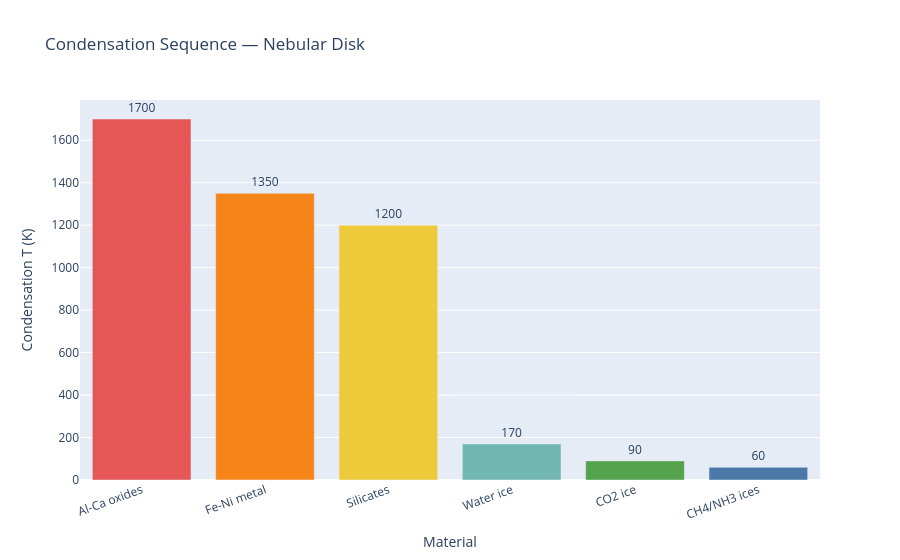

The code cell stored with this chart in its notebook:
### Markdown cell above
## 2. Condensation Sequence

Condensation temperatures for key nebular materials. Controls solid surface density jumps and ice-line positions in `disk-evolution-system`.

### Code cell
materials = ["Al-Ca oxides", "Fe-Ni metal", "Silicates", "Water ice", "CO2 ice", "CH4/NH3 ices"]
temps     = [1700, 1350, 1200, 170, 90, 60]
colors    = ["#e45756","#f58518","#eeca3b","#72b7b2","#54a24b","#4c78a8"]

fig = go.Figure(go.Bar(x=materials, y=temps, marker_color=colors, text=temps, textposition='outside'))
fig.update_layout(title="Condensation Sequence — Nebular Disk",
                  xaxis_title="Material", yaxis_title="Condensation T (K)")
fig.update_xaxes(tickangle=-20)
fig.show()

### Figure 1 — Plotly figure (JSON) as saved in the notebook; plotly's stock layout.template omitted (floating-point values rounded to 4 significant figures)
{"data": [{"marker": {"color": ["#e45756", "#f58518", "#eeca3b", "#72b7b2", "#54a24b", "#4c78a8"]}, "text": ["1700", "1350", "1200", "170", "90", "60"], "textposition": "outside", "type": "bar", "x": ["Al-Ca oxides", "Fe-Ni metal", "Silicates", "Water ice", "CO2 ice", "CH4/NH3 ices"], "y": [1700, 1350, 1200, 170, 90, 60]}], "layout": {"title": {"text": "Condensation Sequence — Nebular Disk"}, "xaxis": {"tickangle": -20, "title": {"text": "Material"}}, "yaxis": {"title": {"text": "Condensation T (K)"}}}}
